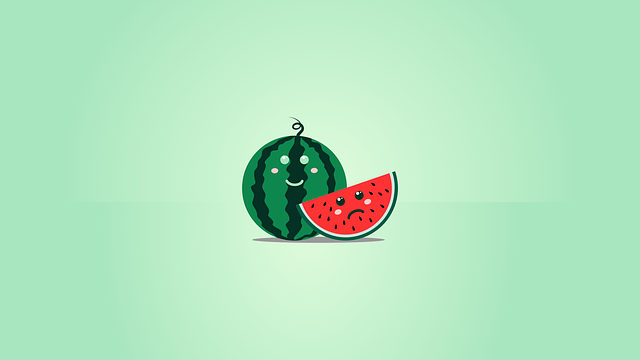
#> input picture lab7/obraz.png, 640 x 360 px, given in place of baby_yoda.jpg, which was not available; the run also reads 1 picture not shown here
$ python rozw.py
#> lines starting #> are read from the running program, lines starting #| are printed output that depends on the picture; pictures that were not available may be replaced by others from this repository, and a replacement may not be noted
from PIL import Image

#1
def rysuj_kwadrat_max(obraz, m, n, k):
    obraz1 = obraz.copy()
    pix = obraz.load()
    pix1 = obraz1.load()
    d = int(k / 2)  # Połowa długości boku
    max_color = [0, 0, 0]  # Przechowuje maksymalne wartości RGB

    # Znajdź maksymalne wartości RGB w kwadracie
    for a in range(k):
        for b in range(k):
            x = m + a - d
            y = n + b - d
            if 0 <= x < obraz.width and 0 <= y < obraz.height:  # Sprawdzanie granic obrazu
                pixel = pix[x, y]
                max_color[0] = max(max_color[0], pixel[0])
                max_color[1] = max(max_color[1], pixel[1])
                max_color[2] = max(max_color[2], pixel[2])

    # Wypełnij kwadrat maksymalną wartością
    for a in range(k):
        for b in range(k):
            x = m + a - d
            y = n + b - d
            if 0 <= x < obraz.width and 0 <= y < obraz.height:
                pix1[x, y] = tuple(max_color)

    return obraz1

im = Image.open('baby_yoda.jpg')
#> im is the input picture: PIL image 640x360 RGB; mean R, G, B 177.6, 228.2, 191.7
im2 = im.copy()
kmax = rysuj_kwadrat_max(im2, 60,170,25)
#> after the loop in rysuj_kwadrat_max, `for a in range(k):`: max_color = [171, 231, 192]
kmax2 = rysuj_kwadrat_max(kmax, 120, 170 ,25)
kmax3 = rysuj_kwadrat_max(kmax2, 180,170,25)
kmax3.save('obraz1.png')

#1.2
def rysuj_kwadrat_min(obraz, m, n, k):
#> called with m = 60, n = 170, k = 25
    obraz1 = obraz.copy()
    pix = obraz.load()
    pix1 = obraz1.load()
    d = int(k / 2)  # Połowa długości boku
    min_color = [255, 255, 255]  # Przechowuje minimalne wartości RGB (maksymalna początkowa wartość)

    # Znajdź minimalne wartości RGB w kwadracie
    for a in range(k):
        for b in range(k):
            x = m + a - d
            y = n + b - d
            if 0 <= x < obraz.width and 0 <= y < obraz.height:  # Sprawdzanie granic obrazu
                pixel = pix[x, y]
                min_color[0] = min(min_color[0], pixel[0])
                min_color[1] = min(min_color[1], pixel[1])
                min_color[2] = min(min_color[2], pixel[2])
#> after the loop, min_color = [168, 230, 191]

    # Wypełnij kwadrat minimalną wartością
    for a in range(k):
        for b in range(k):
            x = m + a - d
            y = n + b - d
            if 0 <= x < obraz.width and 0 <= y < obraz.height:
                pix1[x, y] = tuple(min_color)

    return obraz1


im3 = im.copy()
kmin = rysuj_kwadrat_min(im3, 60,170,25)
kmin2 = rysuj_kwadrat_min(kmin, 120, 170 ,25)
kmin3 = rysuj_kwadrat_min(kmin2, 180,170,25)
kmin3.save('obraz2.png')

#2
def rysuj_kolo(obraz, m_s, n_s, r, m_docelowy, n_docelowy):
#> called with m_s = 320, n_s = 180, r = 50, m_docelowy = 100, n_docelowy = 50
    obraz1 = obraz.copy()  # Tworzymy kopię obrazu
    w, h = obraz.size
#> w = 640; h = 360
    pix = obraz.load()
    pix1 = obraz1.load()

    # Zbieramy piksele z obszaru koła
    pixels_to_copy = []

    for i in range(w):
        for j in range(h):
            if (i - m_s) ** 2 + (j - n_s) ** 2 < r ** 2:  # Piksel należy do oryginalnego koła
                if 0 <= i < w and 0 <= j < h:  # Tylko piksele, które mieszczą się w obrazie
                    pixels_to_copy.append((i - m_s, j - n_s, pix[i, j]))  # Zbieramy piksel i jego przesunięcie
#> after the loop, pixels_to_copy = 7825 items

    # Wstawianie skopiowanych pikseli w nowe miejsce (m_docelowy, n_docelowy)
    for dx, dy, color in pixels_to_copy:
        new_x = m_docelowy + dx
        new_y = n_docelowy + dy

        # Przycinanie współrzędnych, żeby nie wyjść poza granice obrazu
        if 0 <= new_x < w and 0 <= new_y < h:
            pix1[new_x, new_y] = color  # Wstawiamy piksel w nowe miejsce
#> this loop made 7825 passes
#> (dx, dy, color, new_x, new_y) on passes 1 to 3: (-49, -9, (155, 174, 151), 51, 41), (-49, -8, (5, 132, 72), 51, 42), (-49, -7, (2, 132, 72), 51, 43)

    return obraz1

im = Image.open("../lab8/obraz.png")
imk = rysuj_kolo(im, 320, 180, 50, 100, 50)
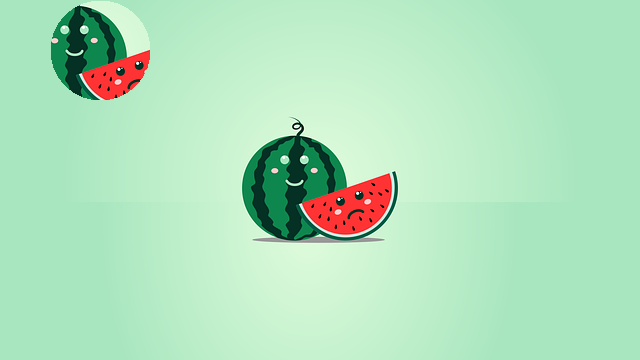
#> imk: PIL image 640x360 RGB; mean R, G, B 175.5, 224.5, 188.4
imk.save('obraz3.png')

imk2 = rysuj_kolo(im, 320, 180, 50, 0, 180)
#> the loop in rysuj_kolo (call 2), `for dx, dy, color in pixels_to_copy:` made 7825 passes
#> (dx, dy, color, new_x, new_y) on passes 1 to 3: (-49, -9, (155, 174, 151), -49, 171), (-49, -8, (5, 132, 72), -49, 172), (-49, -7, (2, 132, 72), -49, 173)
imk3 = rysuj_kolo(imk2, 320, 180, 50, 400, 0)
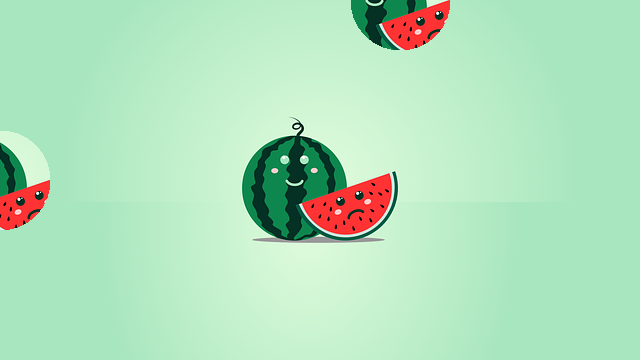
#> imk3: PIL image 640x360 RGB; mean R, G, B 176.5, 224, 188.1
imk4 = rysuj_kolo(imk3, 320, 180, 50, 400, 340)
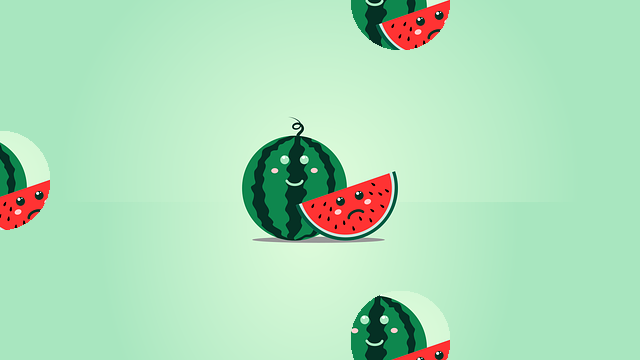
#> imk4: PIL image 640x360 RGB; mean R, G, B 174.1, 221.5, 185.7
imk5 = rysuj_kolo(imk4, 320, 180, 50, 600, 180)
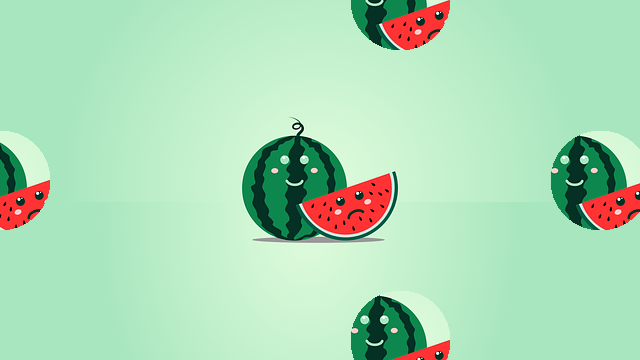
#> imk5: PIL image 640x360 RGB; mean R, G, B 172, 217.9, 182.5
imk6 = rysuj_kolo(imk5, 320, 180, 50, 200, 0)
imk7 = rysuj_kolo(imk6, 320, 180, 50, 200, 340)
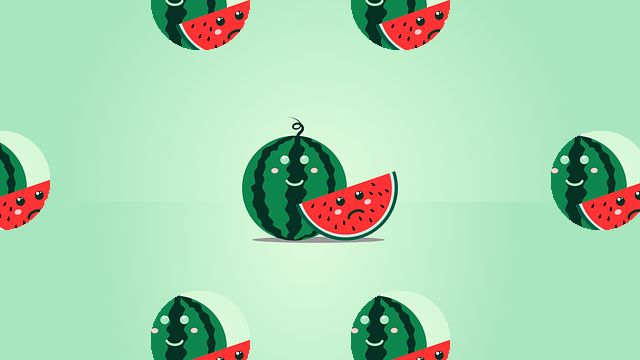
#> imk7: PIL image 640x360 RGB; mean R, G, B 168.6, 212.9, 177.8
imk7.save('obraz4.png')

def odbij_w_pionie2(im):
    img = im.copy()
    w, h = im.size
    px = img.load()
    for i in range(w):
        for j in range(h):
            px[i, j] = px[w - 1 - i, j]
    return img

def odbij_w_pionie(im):
    px0 = im.load()
    img = im.copy()
    w, h = im.size
    px = img.load()
    for i in range(w):
        for j in range(h):
            px[i, j] = px0[w - 1- i, j]
    return img


imo = odbij_w_pionie(im)
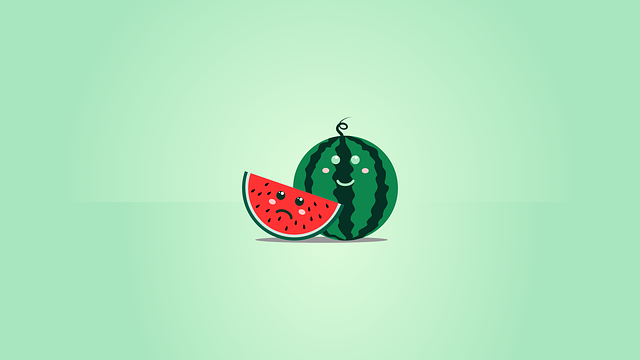
#> imo: PIL image 640x360 RGB; mean R, G, B 177.6, 228.2, 191.7
imo2 = odbij_w_pionie2(im)
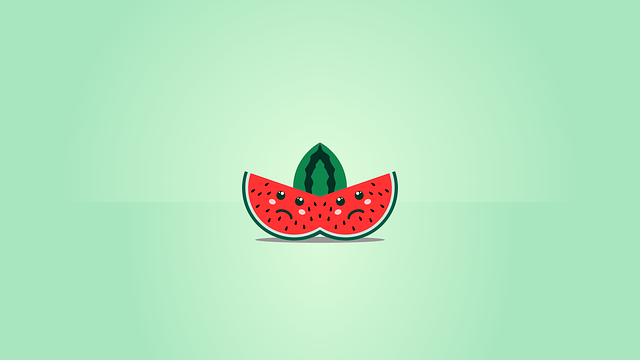
#> imo2: PIL image 640x360 RGB; mean R, G, B 181.5, 229, 192.9
imo.show()
imo2.show()
